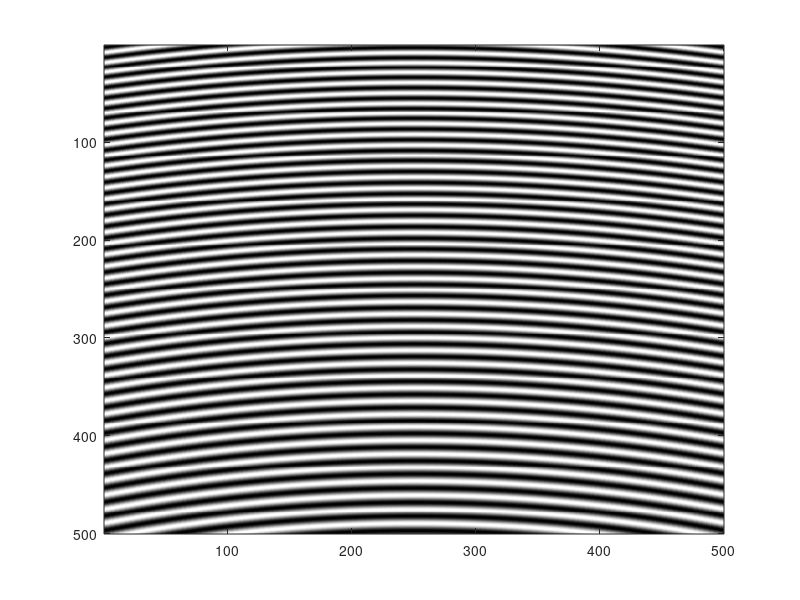

This chart was generated by the following MATLAB code:
%%Fresnel zone plate uv
%Define parameters
N=500;%%Define size of the matrix
V=0.5;%%Visibility controller
lambda=0.632*1e-6;%Define wavelength 
Angle=3;%Define angle of the second plane wave

%Create sampled space 
    del=1*1e-6;%sampling
    x=-N/2:N/2-1;
    y=-N/2:N/2-1;
    [X,Y]=meshgrid(x*del,y*del); 
    r=sqrt(X.^2+Y.^2);
    f=0.025; %Focal length of 1 cm


%Simulate interference
    A=V*exp(1i*((2*pi)/lambda)*(f-sqrt(f*f-r.*r)));
    B=V*exp(1i*(Y/lambda)*tand(Angle)*2*pi);
    D=A+B;%Interference of the object and reference wave
    I=abs(D).*abs(D);
    figure (2)
    colormap gray
    imagesc(I)

%%Construct FZP
    I1=im2bw(I);%Binarize the matrix
    FZP_offaxis=exp(1i*pi*I1);%Generate the FZP
